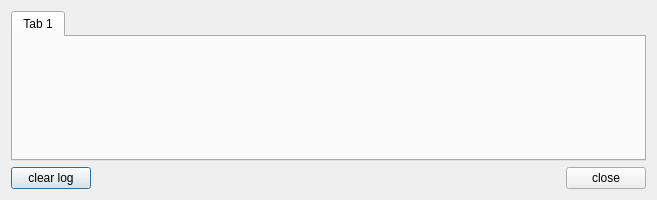
<?xml version="1.0" encoding="UTF-8"?>
<ui version="4.0">
 <class>logViewObject</class>
 <widget class="QDialog" name="logViewObject">
  <property name="geometry">
   <rect>
    <x>0</x>
    <y>0</y>
    <width>657</width>
    <height>200</height>
   </rect>
  </property>
  <property name="windowTitle">
   <string>Dialog</string>
  </property>
  <layout class="QGridLayout" name="gridLayout">
   <item row="0" column="0" colspan="3">
    <widget class="QTabWidget" name="logTab">
     <property name="currentIndex">
      <number>0</number>
     </property>
     <widget class="QWidget" name="tab">
      <attribute name="title">
       <string>Tab 1</string>
      </attribute>
     </widget>
    </widget>
   </item>
   <item row="1" column="0">
    <widget class="QPushButton" name="clearLogButton">
     <property name="text">
      <string>clear log</string>
     </property>
     <property name="icon">
      <iconset resource="../resources.qrc">
       <normaloff>:/icons/icons/trash-can.png</normaloff>:/icons/icons/trash-can.png</iconset>
     </property>
     <property name="iconSize">
      <size>
       <width>22</width>
       <height>22</height>
      </size>
     </property>
    </widget>
   </item>
   <item row="1" column="1">
    <spacer name="horizontalSpacer">
     <property name="orientation">
      <enum>Qt::Orientation::Horizontal</enum>
     </property>
     <property name="sizeHint" stdset="0">
      <size>
       <width>40</width>
       <height>20</height>
      </size>
     </property>
    </spacer>
   </item>
   <item row="1" column="2">
    <widget class="QPushButton" name="closeButton">
     <property name="text">
      <string>close</string>
     </property>
     <property name="icon">
      <iconset resource="../resources.qrc">
       <normaloff>:/icons/icons/application-exit.png</normaloff>:/icons/icons/application-exit.png</iconset>
     </property>
     <property name="iconSize">
      <size>
       <width>22</width>
       <height>22</height>
      </size>
     </property>
    </widget>
   </item>
  </layout>
 </widget>
 <resources>
  <include location="../resources.qrc"/>
  <include location="../resources.qrc"/>
 </resources>
 <connections>
  <connection>
   <sender>clearLogButton</sender>
   <signal>clicked()</signal>
   <receiver>logViewObject</receiver>
   <slot>slot_clearLogButtonClicked()</slot>
   <hints>
    <hint type="sourcelabel">
     <x>72</x>
     <y>406</y>
    </hint>
    <hint type="destinationlabel">
     <x>129</x>
     <y>404</y>
    </hint>
   </hints>
  </connection>
  <connection>
   <sender>closeButton</sender>
   <signal>clicked()</signal>
   <receiver>logViewObject</receiver>
   <slot>slot_closeButtonClicked()</slot>
   <hints>
    <hint type="sourcelabel">
     <x>589</x>
     <y>404</y>
    </hint>
    <hint type="destinationlabel">
     <x>524</x>
     <y>404</y>
    </hint>
   </hints>
  </connection>
 </connections>
 <slots>
  <slot>slot_closeButtonClicked()</slot>
  <slot>slot_clearLogButtonClicked()</slot>
 </slots>
</ui>
